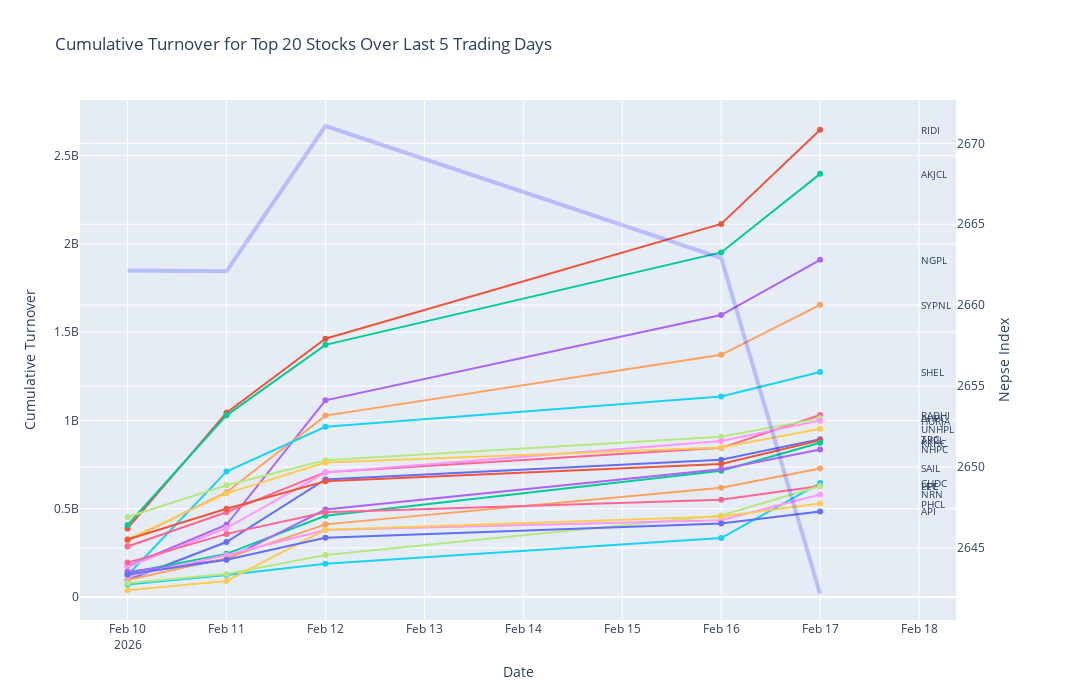

The cell this chart's notebook holds for it:
### Code cell
days = 5
top_n = 20
plot_cumulative_pct_change_by_trading_days(adjusted_price, indices_history, trading_days = days, top_n= top_n)

### Figure 1 — Plotly figure (JSON) as saved in the notebook; plotly's stock layout.template omitted (floating-point values rounded to 4 significant figures)
{"data": [{"line": {"color": "blue", "width": 4}, "mode": "lines", "name": "Index Closing Price", "opacity": 0.2, "type": "scatter", "x": ["2026-02-10T00:00:00", "2026-02-11T00:00:00", "2026-02-12T00:00:00", "2026-02-16T00:00:00", "2026-02-17T00:00:00"], "xaxis": "x", "y": [2662.0, 2662.0, 2671.0, 2663.0, 2642.0], "yaxis": "y2"}, {"mode": "lines+markers", "name": "RIDI", "type": "scatter", "x": ["2026-02-10T00:00:00", "2026-02-11T00:00:00", "2026-02-12T00:00:00", "2026-02-16T00:00:00", "2026-02-17T00:00:00"], "xaxis": "x", "y": [388600000.0, 1043000000.0, 1463000000.0, 2114000000.0, 2647000000.0], "yaxis": "y"}, {"mode": "lines+markers", "name": "AKJCL", "type": "scatter", "x": ["2026-02-10T00:00:00", "2026-02-11T00:00:00", "2026-02-12T00:00:00", "2026-02-16T00:00:00", "2026-02-17T00:00:00"], "xaxis": "x", "y": [407900000.0, 1029000000.0, 1428000000.0, 1952000000.0, 2397000000.0], "yaxis": "y"}, {"mode": "lines+markers", "name": "NGPL", "type": "scatter", "x": ["2026-02-10T00:00:00", "2026-02-11T00:00:00", "2026-02-12T00:00:00", "2026-02-16T00:00:00", "2026-02-17T00:00:00"], "xaxis": "x", "y": [174000000.0, 409100000.0, 1114000000.0, 1597000000.0, 1910000000.0], "yaxis": "y"}, {"mode": "lines+markers", "name": "SYPNL", "type": "scatter", "x": ["2026-02-10T00:00:00", "2026-02-11T00:00:00", "2026-02-12T00:00:00", "2026-02-16T00:00:00", "2026-02-17T00:00:00"], "xaxis": "x", "y": [318325898, 593300000.0, 1028000000.0, 1372000000.0, 1655000000.0], "yaxis": "y"}, {"mode": "lines+markers", "name": "SHEL", "type": "scatter", "x": ["2026-02-10T00:00:00", "2026-02-11T00:00:00", "2026-02-12T00:00:00", "2026-02-16T00:00:00", "2026-02-17T00:00:00"], "xaxis": "x", "y": [122900000.0, 710600000.0, 963900000.0, 1136000000.0, 1275000000.0], "yaxis": "y"}, {"mode": "lines+markers", "name": "RADHI", "type": "scatter", "x": ["2026-02-10T00:00:00", "2026-02-11T00:00:00", "2026-02-12T00:00:00", "2026-02-16T00:00:00", "2026-02-17T00:00:00"], "xaxis": "x", "y": [286400000.0, 480000000.0, 707400000.0, 845000000.0, 1031000000.0], "yaxis": "y"}, {"mode": "lines+markers", "name": "AHPC", "type": "scatter", "x": ["2026-02-10T00:00:00", "2026-02-11T00:00:00", "2026-02-12T00:00:00", "2026-02-16T00:00:00", "2026-02-17T00:00:00"], "xaxis": "x", "y": [452800000.0, 633100000.0, 775000000.0, 907600000.0, 1012000000.0], "yaxis": "y"}, {"mode": "lines+markers", "name": "HURJA", "type": "scatter", "x": ["2026-02-10T00:00:00", "2026-02-11T00:00:00", "2026-02-12T00:00:00", "2026-02-16T00:00:00", "2026-02-17T00:00:00"], "xaxis": "x", "y": [170000000.0, 390800000.0, 704800000.0, 884100000.0, 999200000.0], "yaxis": "y"}, {"mode": "lines+markers", "name": "UNHPL", "type": "scatter", "x": ["2026-02-10T00:00:00", "2026-02-11T00:00:00", "2026-02-12T00:00:00", "2026-02-16T00:00:00", "2026-02-17T00:00:00"], "xaxis": "x", "y": [326100000.0, 586800000.0, 762400000.0, 846742263, 953300000.0], "yaxis": "y"}, {"mode": "lines+markers", "name": "TPC", "type": "scatter", "x": ["2026-02-10T00:00:00", "2026-02-11T00:00:00", "2026-02-12T00:00:00", "2026-02-16T00:00:00", "2026-02-17T00:00:00"], "xaxis": "x", "y": [96080000.0, 311550473, 665700000.0, 777400000.0, 894300000.0], "yaxis": "y"}, {"mode": "lines+markers", "name": "AKPL", "type": "scatter", "x": ["2026-02-10T00:00:00", "2026-02-11T00:00:00", "2026-02-12T00:00:00", "2026-02-16T00:00:00", "2026-02-17T00:00:00"], "xaxis": "x", "y": [325300000.0, 500200000.0, 655200000.0, 754100000.0, 887900000.0], "yaxis": "y"}, {"mode": "lines+markers", "name": "KKHC", "type": "scatter", "x": ["2026-02-10T00:00:00", "2026-02-11T00:00:00", "2026-02-12T00:00:00", "2026-02-16T00:00:00", "2026-02-17T00:00:00"], "xaxis": "x", "y": [135900000.0, 244300000.0, 459700000.0, 714900000.0, 874100000.0], "yaxis": "y"}, {"mode": "lines+markers", "name": "NHPC", "type": "scatter", "x": ["2026-02-10T00:00:00", "2026-02-11T00:00:00", "2026-02-12T00:00:00", "2026-02-16T00:00:00", "2026-02-17T00:00:00"], "xaxis": "x", "y": [143300000.0, 213000000.0, 495500000.0, 723700000.0, 835700000.0], "yaxis": "y"}, {"mode": "lines+markers", "name": "SAIL", "type": "scatter", "x": ["2026-02-10T00:00:00", "2026-02-11T00:00:00", "2026-02-12T00:00:00", "2026-02-16T00:00:00", "2026-02-17T00:00:00"], "xaxis": "x", "y": [96660000.0, 220300000.0, 411500000.0, 619400000.0, 728300000.0], "yaxis": "y"}, {"mode": "lines+markers", "name": "CHDC", "type": "scatter", "x": ["2026-02-10T00:00:00", "2026-02-11T00:00:00", "2026-02-12T00:00:00", "2026-02-16T00:00:00", "2026-02-17T00:00:00"], "xaxis": "x", "y": [70850000.0, 124100000.0, 188900000.0, 334100000.0, 645277496], "yaxis": "y"}, {"mode": "lines+markers", "name": "LEC", "type": "scatter", "x": ["2026-02-10T00:00:00", "2026-02-11T00:00:00", "2026-02-12T00:00:00", "2026-02-16T00:00:00", "2026-02-17T00:00:00"], "xaxis": "x", "y": [194800000.0, 357500000.0, 479547704, 550700000.0, 629100000.0], "yaxis": "y"}, {"mode": "lines+markers", "name": "PPL", "type": "scatter", "x": ["2026-02-10T00:00:00", "2026-02-11T00:00:00", "2026-02-12T00:00:00", "2026-02-16T00:00:00", "2026-02-17T00:00:00"], "xaxis": "x", "y": [79710000.0, 130900000.0, 238400000.0, 461800000.0, 628800000.0], "yaxis": "y"}, {"mode": "lines+markers", "name": "NRN", "type": "scatter", "x": ["2026-02-10T00:00:00", "2026-02-11T00:00:00", "2026-02-12T00:00:00", "2026-02-16T00:00:00", "2026-02-17T00:00:00"], "xaxis": "x", "y": [115400000.0, 237387985, 379200000.0, 435300000.0, 580800000.0], "yaxis": "y"}, {"mode": "lines+markers", "name": "PHCL", "type": "scatter", "x": ["2026-02-10T00:00:00", "2026-02-11T00:00:00", "2026-02-12T00:00:00", "2026-02-16T00:00:00", "2026-02-17T00:00:00"], "xaxis": "x", "y": [38210000.0, 91050000.0, 381000000.0, 456500000.0, 529100000.0], "yaxis": "y"}, {"mode": "lines+markers", "name": "API", "type": "scatter", "x": ["2026-02-10T00:00:00", "2026-02-11T00:00:00", "2026-02-12T00:00:00", "2026-02-16T00:00:00", "2026-02-17T00:00:00"], "xaxis": "x", "y": [127000000.0, 210800000.0, 335800000.0, 415700000.0, 484700000.0], "yaxis": "y"}], "layout": {"annotations": [{"font": {"size": 10}, "showarrow": false, "text": "RIDI", "x": "2026-02-18T00:00:00", "xanchor": "left", "y": 2647000000.0, "yanchor": "middle"}, {"font": {"size": 10}, "showarrow": false, "text": "AKJCL", "x": "2026-02-18T00:00:00", "xanchor": "left", "y": 2397000000.0, "yanchor": "middle"}, {"font": {"size": 10}, "showarrow": false, "text": "NGPL", "x": "2026-02-18T00:00:00", "xanchor": "left", "y": 1910000000.0, "yanchor": "middle"}, {"font": {"size": 10}, "showarrow": false, "text": "SYPNL", "x": "2026-02-18T00:00:00", "xanchor": "left", "y": 1655000000.0, "yanchor": "middle"}, {"font": {"size": 10}, "showarrow": false, "text": "SHEL", "x": "2026-02-18T00:00:00", "xanchor": "left", "y": 1275000000.0, "yanchor": "middle"}, {"font": {"size": 10}, "showarrow": false, "text": "RADHI", "x": "2026-02-18T00:00:00", "xanchor": "left", "y": 1031000000.0, "yanchor": "middle"}, {"font": {"size": 10}, "showarrow": false, "text": "AHPC", "x": "2026-02-18T00:00:00", "xanchor": "left", "y": 1012000000.0, "yanchor": "middle"}, {"font": {"size": 10}, "showarrow": false, "text": "HURJA", "x": "2026-02-18T00:00:00", "xanchor": "left", "y": 999200000.0, "yanchor": "middle"}, {"font": {"size": 10}, "showarrow": false, "text": "UNHPL", "x": "2026-02-18T00:00:00", "xanchor": "left", "y": 953300000.0, "yanchor": "middle"}, {"font": {"size": 10}, "showarrow": false, "text": "TPC", "x": "2026-02-18T00:00:00", "xanchor": "left", "y": 894300000.0, "yanchor": "middle"}, {"font": {"size": 10}, "showarrow": false, "text": "AKPL", "x": "2026-02-18T00:00:00", "xanchor": "left", "y": 887900000.0, "yanchor": "middle"}, {"font": {"size": 10}, "showarrow": false, "text": "KKHC", "x": "2026-02-18T00:00:00", "xanchor": "left", "y": 874100000.0, "yanchor": "middle"}, {"font": {"size": 10}, "showarrow": false, "text": "NHPC", "x": "2026-02-18T00:00:00", "xanchor": "left", "y": 835700000.0, "yanchor": "middle"}, {"font": {"size": 10}, "showarrow": false, "text": "SAIL", "x": "2026-02-18T00:00:00", "xanchor": "left", "y": 728300000.0, "yanchor": "middle"}, {"font": {"size": 10}, "showarrow": false, "text": "CHDC", "x": "2026-02-18T00:00:00", "xanchor": "left", "y": 645277496, "yanchor": "middle"}, {"font": {"size": 10}, "showarrow": false, "text": "LEC", "x": "2026-02-18T00:00:00", "xanchor": "left", "y": 629100000.0, "yanchor": "middle"}, {"font": {"size": 10}, "showarrow": false, "text": "PPL", "x": "2026-02-18T00:00:00", "xanchor": "left", "y": 628800000.0, "yanchor": "middle"}, {"font": {"size": 10}, "showarrow": false, "text": "NRN", "x": "2026-02-18T00:00:00", "xanchor": "left", "y": 580800000.0, "yanchor": "middle"}, {"font": {"size": 10}, "showarrow": false, "text": "PHCL", "x": "2026-02-18T00:00:00", "xanchor": "left", "y": 529100000.0, "yanchor": "middle"}, {"font": {"size": 10}, "showarrow": false, "text": "API", "x": "2026-02-18T00:00:00", "xanchor": "left", "y": 484700000.0, "yanchor": "middle"}], "height": 700, "showlegend": false, "title": {"text": "Cumulative Turnover for Top 20 Stocks Over Last 5 Trading Days"}, "width": 1200, "xaxis": {"anchor": "y", "autorange": true, "domain": [0, 0.94], "range": ["2026-02-09 12:36:26.3738", "2026-02-18 08:13:32.7265"], "title": {"text": "Date"}, "type": "date"}, "yaxis": {"anchor": "x", "autorange": true, "domain": [0, 1], "range": [-130300000.0, 2816000000.0], "title": {"text": "Cumulative Turnover"}, "type": "linear"}, "yaxis2": {"anchor": "x", "autorange": true, "overlaying": "y", "range": [2641.0, 2673.0], "side": "right", "title": {"text": "Nepse Index"}, "type": "linear"}}}
